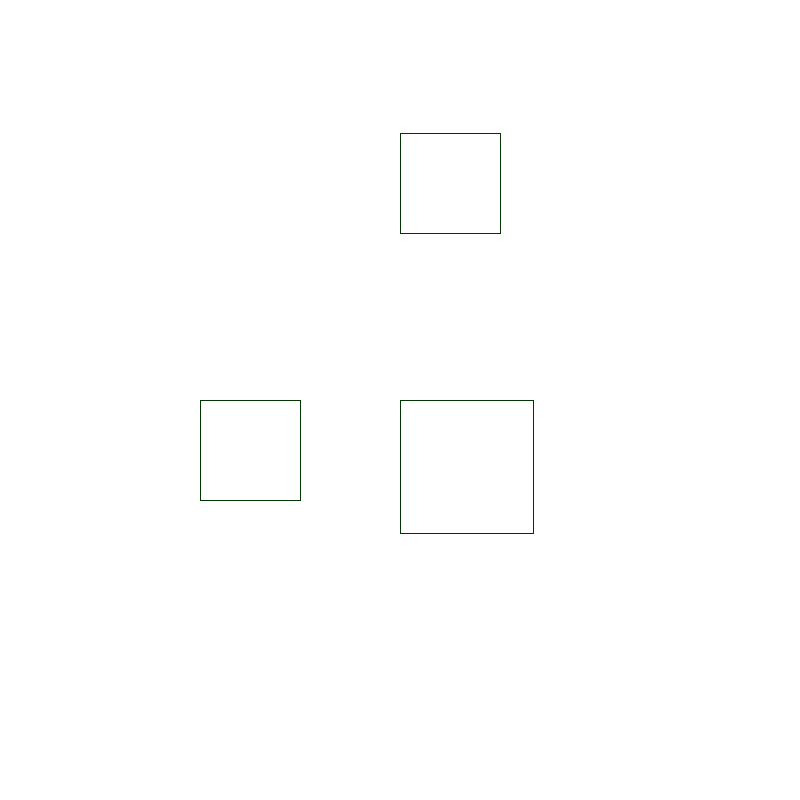
Frame 1 (no input)
Frame 60 (the mouse pressed at the canvas centre just before this capture): identical to frame 1, image omitted
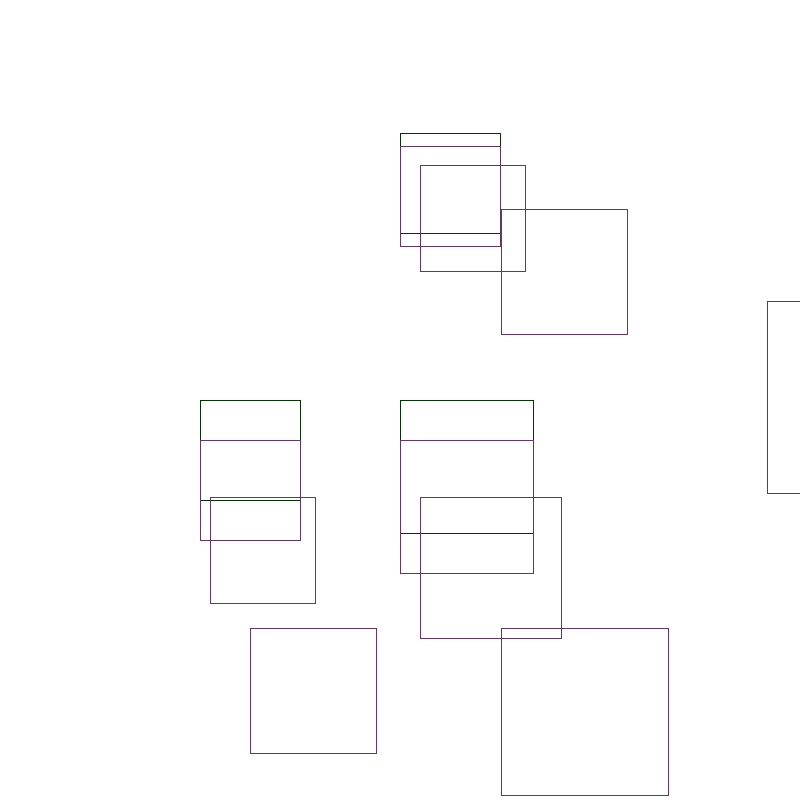
Frame 120 (the mouse held since frame 60 and released just before this capture)

The Processing sketch that drew these frames (run headless with seeded random() and noise(); from frame 60 on, the mouse is pressed at the canvas centre):

// Processing sketch: processing_140316
// ── processing_140316.pde

void setup() {
  size (800,800);
  background(255);
}
void draw() {
  float a = mouseX;
  float b = mouseY;
  float radius = a*0.1;
  float cx = width/2;
  float cy = height/2;
  float px = cx;
  float py = cy;
  for (int deg = 0; deg < 360*7; deg += 12) {
    float angle = radians(deg);
    float x = cx + (sin(angle) * radius);
    float y = cy +(cos(angle) * radius);
    stroke(a/4,50,b/4,50);
    noFill();
    rect(x,y/3,x/4,x/4);
    rect(x/2,y,x/4,x/4);
    rect(x,y,x/3,x/3);
    radius = radius*2.5;
    px = x;
    py = y;
  }
} 
